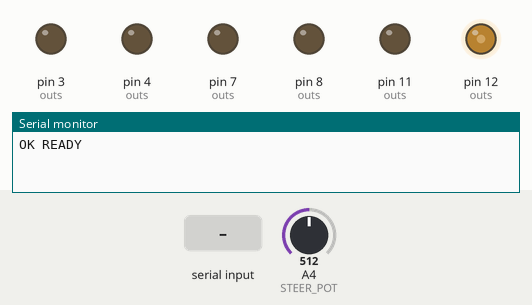
The sketch below on a simulated Arduino Mega 2560, built with avr-gcc and run on an emulated ATmega2560. Shown: output pins drawn as LEDs (lit = HIGH), the last lines printed to the serial monitor. The inputs (shaded band) are chosen by the test bench; at power-on: A4 (STEER_POT) = 512.

Above: at 1.2 s.
1.3 s: "DRIVE  45\n" received over Serial
At 1.7 s:
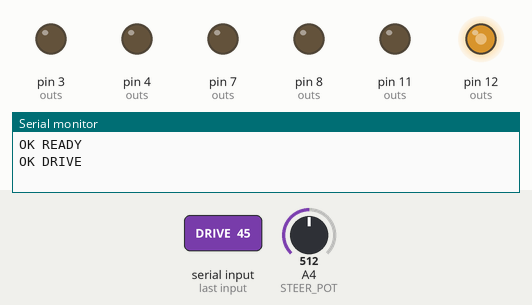
3.3 s: A4 (STEER_POT) set to 716
At 4.4 s:
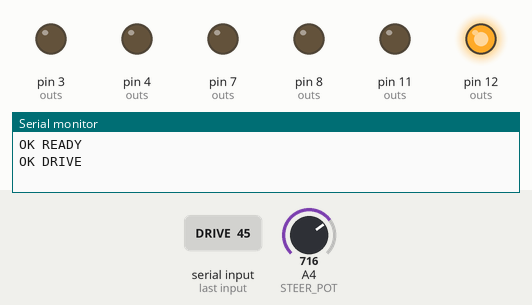
4.8 s: A4 (STEER_POT) set to 306
At 5.6 s:
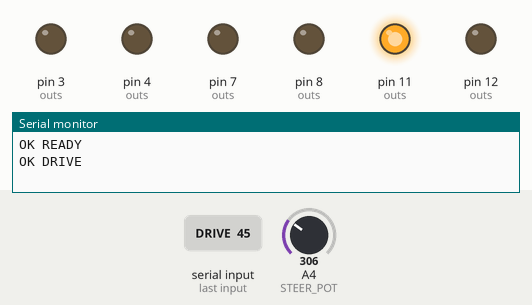
6.3 s: A4 (STEER_POT) set to 360
7.8 s: A4 (STEER_POT) set to 387
At 9.0 s:
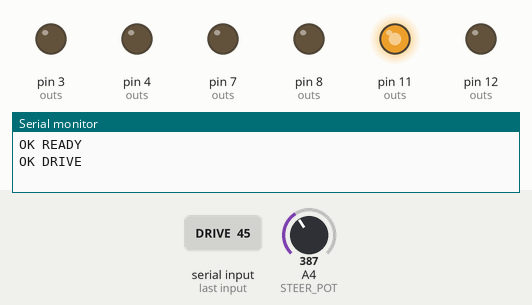
9.3 s: "DRIVE  45\n" received over Serial
At 9.7 s:
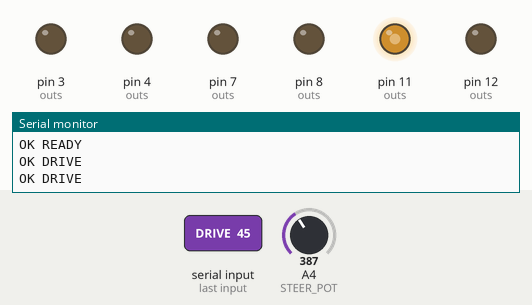
Timing chart, 0 to 12.3 s (numbered marks = the images above; inputs shaded):
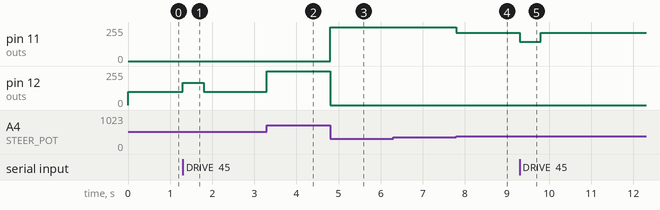

Measured:
- after the input at 1.3 s, pin 12 (outs): 100/255 → 167/255 at once, → 100/255 0.50 s later
- after the input at 3.3 s, pin 12 (outs): 100/255 → 255/255 at once
- after the input at 4.8 s, pin 11 (outs): 0/255 → 255/255 at once; pin 12 (outs): 255/255 → 0/255 at once
- after the input at 6.3 s, every drawn part: stays the same
- after the input at 7.8 s, pin 11 (outs): 255/255 → 212/255 at once
- after the input at 9.3 s, pin 11 (outs): 212/255 → 145/255 at once, → 212/255 0.50 s later

The sketch:

vehicle_controller.ino
```cpp
// =================== SKKU AutoCar - Vehicle Controller (Arduino MEGA) ===================
// 배선 (사용자 제공):
//   오른쪽 뒷바퀴 모터 : IN1=D3,  IN2=D4
//   왼쪽   뒷바퀴 모터 : IN1=D7,  IN2=D8
//   조향 모터          : IN1=D11, IN2=D12
//   조향각 가변저항     : A4
//   드라이버 PWM(Enable)핀 -> 아두이노 5V 고정  (항상 활성화)
//   드라이버 5V / COM(GND) -> 아두이노 5V / GND (공통 접지 필수!)
//
//   * Enable핀이 5V에 고정되어 있으므로 속도는 IN1/IN2 핀에 PWM(analogWrite)을 걸어 제어합니다.
//   * D3,D4,D7,D8,D11,D12 는 모두 메가의 PWM 가능 핀입니다. (별도 속도핀 불필요)
//
// 시리얼 프로토콜 (PC -> 아두이노), protocol.py 와 1:1 호환:
//   "DRIVE <speed> <steer>\n"   speed: -255..255 (양수=전진), steer: -120..120 (0=직진, 양수=우측 목표)
//   "STOP\n"   "PING\n"   "POT\n"(조향 캘리브레이션용: 현재 A4값 출력)

const long BAUD_RATE = 115200;
const unsigned long SAFETY_TIMEOUT_MS = 500;   // 이 시간 동안 명령 없으면 자동 정지(안전)

// ---- 구동 모터 핀 (IN핀에 PWM을 건다) ----
const int RIGHT_IN1 = 3,  RIGHT_IN2 = 4;
const int LEFT_IN1  = 7,  LEFT_IN2  = 8;

// ---- 조향 모터 핀 ----
const int STEER_IN1 = 11, STEER_IN2 = 12;

// ---- 조향 피드백(가변저항) ----
const int STEER_POT = A4;

// ================= 조향 캘리브레이션 (반드시 실측 후 수정!) =================
// 시동 끄고 바퀴를 손으로 [정중앙/왼쪽끝/오른쪽끝] 에 두고 "POT" 명령으로 A4값을 읽어 채우세요.
int   STEER_CENTER_POT = 472;   // 바퀴가 정확히 직진일 때의 A4값 (실측)
int   STEER_LEFT_POT   = 572;   // 바퀴가 왼쪽 끝일 때의 A4값 (실측)
int   STEER_RIGHT_POT  = 399;   // 바퀴가 오른쪽 끝일 때의 A4값 (실측)
const int   STEER_INPUT_MAX = 120;  // PC가 보내는 steer 절대 최대값 (= config의 max_steering)
const int   STEER_DEADBAND  = 8;    // 이 오차 이내면 정지 (조향 떨림 방지)
const float STEER_KP        = 2.5;  // 조향 위치 P 게인 (떨면 낮추고, 느리면 올리기)
const int   STEER_MAX_PWM   = 255;  // 조향 모터 최대 출력 제한
const int   STEER_MIN_PWM   = 90;   // 데드존 밖에서 모터를 움직이기 위한 최소 출력 (끝까지 못 가는 문제 보정)
// 조향 모터가 목표 반대로 폭주하면(끝으로 밀림) 아래를 false 로 바꾸세요.
const bool  STEER_DIR_NORMAL = true;

int targetSteer = 0;   // 목표 조향 (-INPUT_MAX..INPUT_MAX)
int driveSpeed  = 0;   // 구동 속도 (-255..255)
unsigned long lastCommandAt = 0;

void setup() {
  Serial.begin(BAUD_RATE);
  int outs[] = {RIGHT_IN1, RIGHT_IN2, LEFT_IN1, LEFT_IN2, STEER_IN1, STEER_IN2};
  for (int i = 0; i < 6; i++) pinMode(outs[i], OUTPUT);
  stopAll();
  lastCommandAt = millis();
  Serial.println("OK READY");
}

void loop() {
  if (Serial.available() > 0) {
    String line = Serial.readStringUntil('\n');
    line.trim();
    if (line.length() > 0) {
      handleCommand(line);
      lastCommandAt = millis();
    }
  }

  // 통신이 끊기면(타임아웃) 안전 정지
  if (millis() - lastCommandAt > SAFETY_TIMEOUT_MS) {
    driveSpeed  = 0;
    targetSteer = 0;
  }

  applyDrive(driveSpeed);   // 구동 모터 (좌우 동시)
  updateSteering();         // 조향 위치제어 (매 루프 실행)
}

void handleCommand(const String& line) {
  if (line == "PING") { Serial.println("OK PONG"); return; }

  if (line == "POT") {                 // 캘리브레이션용: 현재 조향각 센서값 출력
    Serial.print("POT ");
    Serial.println(analogRead(STEER_POT));
    return;
  }

  if (line == "STOP") {
    driveSpeed = 0; targetSteer = 0;
    Serial.println("OK STOP");
    return;
  }

  if (line.startsWith("DRIVE ")) {
    int s1 = line.indexOf(' ');
    int s2 = line.indexOf(' ', s1 + 1);
    if (s2 < 0) { Serial.println("ERR BAD_DRIVE"); return; }
    driveSpeed  = constrain(line.substring(s1 + 1, s2).toInt(), -255, 255);
    targetSteer = constrain(line.substring(s2 + 1).toInt(), -STEER_INPUT_MAX, STEER_INPUT_MAX);
    Serial.println("OK DRIVE");
    return;
  }

  Serial.println("ERR UNKNOWN");
}

// 두 뒷바퀴를 같은 속도/방향으로 구동 (조향은 앞쪽 조향모터가 담당)
// 배선상 전진/후진이 반대로 연결되어 있어 부호를 반전합니다.
void applyDrive(int value) {
  motor(RIGHT_IN1, RIGHT_IN2, -value);
  motor(LEFT_IN1,  LEFT_IN2,  -value);
}

// 조향: 목표 steer -> 목표 pot값 -> A4 읽어서 P제어로 그 위치까지만 이동
void updateSteering() {
  long target;
  if (targetSteer == 0)      target = STEER_CENTER_POT;
  else if (targetSteer > 0)  target = map(targetSteer, 0, STEER_INPUT_MAX, STEER_CENTER_POT, STEER_RIGHT_POT);
  else                       target = map(targetSteer, -STEER_INPUT_MAX, 0, STEER_LEFT_POT, STEER_CENTER_POT);

  int pos = analogRead(STEER_POT);
  int err = (int)target - pos;

  if (abs(err) <= STEER_DEADBAND) {           // 목표 도달 -> 조향모터 정지
    motor(STEER_IN1, STEER_IN2, 0);
    return;
  }
  int cmd = (int)(STEER_KP * err);
  cmd = constrain(cmd, -STEER_MAX_PWM, STEER_MAX_PWM);
  // 오차가 작아져도 출력이 너무 약해 모터가 못 움직이는 걸 방지 (최소 출력 보장)
  if (cmd > 0 && cmd < STEER_MIN_PWM) cmd = STEER_MIN_PWM;
  if (cmd < 0 && cmd > -STEER_MIN_PWM) cmd = -STEER_MIN_PWM;
  if (!STEER_DIR_NORMAL) cmd = -cmd;
  motor(STEER_IN1, STEER_IN2, cmd);
}

// Enable핀이 5V에 고정된 드라이버: IN1/IN2에 PWM을 걸어 속도+방향 제어
//   value > 0 : IN1에 PWM, IN2=0   (전진)
//   value < 0 : IN1=0,   IN2에 PWM (후진)
//   value = 0 : 둘 다 0  (정지)
void motor(int in1, int in2, int value) {
  int pwm = constrain(abs(value), 0, 255);
  if (value > 0)      { analogWrite(in1, pwm); analogWrite(in2, 0);   }
  else if (value < 0) { analogWrite(in1, 0);   analogWrite(in2, pwm); }
  else                { analogWrite(in1, 0);   analogWrite(in2, 0);   }
}

void stopAll() {
  driveSpeed = 0; targetSteer = 0;
  motor(RIGHT_IN1, RIGHT_IN2, 0);
  motor(LEFT_IN1,  LEFT_IN2,  0);
  motor(STEER_IN1, STEER_IN2, 0);
}
```
